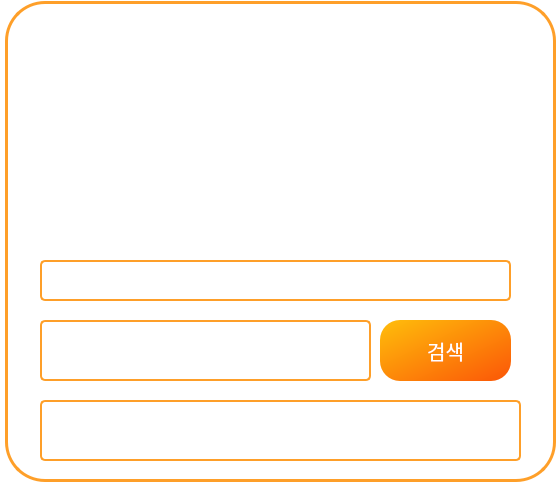
<?xml version="1.0" encoding="UTF-8"?>
<ui version="4.0">
 <class>Form</class>
 <widget class="QWidget" name="Form">
  <property name="geometry">
   <rect>
    <x>0</x>
    <y>0</y>
    <width>560</width>
    <height>485</height>
   </rect>
  </property>
  <property name="windowTitle">
   <string>Form</string>
  </property>
  <property name="styleSheet">
   <string notr="true">background-color: rgb(255, 255, 255);</string>
  </property>
  <widget class="QPushButton" name="btn_recommend">
   <property name="geometry">
    <rect>
     <x>380</x>
     <y>320</y>
     <width>131</width>
     <height>61</height>
    </rect>
   </property>
   <property name="font">
    <font>
     <family>나눔고딕</family>
     <pointsize>15</pointsize>
    </font>
   </property>
   <property name="styleSheet">
    <string notr="true">QPushButton{
	color: white;
	background-color: qlineargradient(spread:pad, x1:0, y1:0, x2:1, y2:1, stop:0 rgba(255, 190, 11, 255), stop:1 rgba(251, 86, 7, 255));
	border-radius: 20px;
}</string>
   </property>
   <property name="text">
    <string>검색</string>
   </property>
  </widget>
  <widget class="QLabel" name="lbl_recommend">
   <property name="geometry">
    <rect>
     <x>40</x>
     <y>400</y>
     <width>481</width>
     <height>61</height>
    </rect>
   </property>
   <property name="font">
    <font>
     <family>나눔고딕</family>
     <pointsize>12</pointsize>
    </font>
   </property>
   <property name="styleSheet">
    <string notr="true">border: 2px solid rgb(254, 159, 41);
border-radius: 5px;
line-height:6</string>
   </property>
   <property name="text">
    <string/>
   </property>
   <property name="textFormat">
    <enum>Qt::AutoText</enum>
   </property>
   <property name="scaledContents">
    <bool>false</bool>
   </property>
   <property name="alignment">
    <set>Qt::AlignCenter</set>
   </property>
   <property name="margin">
    <number>0</number>
   </property>
  </widget>
  <widget class="QLabel" name="label">
   <property name="geometry">
    <rect>
     <x>58</x>
     <y>9</y>
     <width>461</width>
     <height>211</height>
    </rect>
   </property>
   <property name="styleSheet">
    <string notr="true">background : transparent</string>
   </property>
   <property name="text">
    <string/>
   </property>
   <property name="pixmap">
    <pixmap>../오늘뭐먹지(로고).png</pixmap>
   </property>
   <property name="scaledContents">
    <bool>true</bool>
   </property>
  </widget>
  <widget class="QLabel" name="label_2">
   <property name="geometry">
    <rect>
     <x>5</x>
     <y>1</y>
     <width>551</width>
     <height>481</height>
    </rect>
   </property>
   <property name="styleSheet">
    <string notr="true">border: 3px solid rgb(254, 159, 41);
border-radius: 40px;</string>
   </property>
   <property name="text">
    <string/>
   </property>
  </widget>
  <widget class="QLineEdit" name="line_edit">
   <property name="geometry">
    <rect>
     <x>40</x>
     <y>320</y>
     <width>331</width>
     <height>61</height>
    </rect>
   </property>
   <property name="font">
    <font>
     <family>나눔고딕</family>
     <pointsize>12</pointsize>
    </font>
   </property>
   <property name="styleSheet">
    <string notr="true">border: 2px solid rgb(254, 159, 41);
border-radius: 5px;
</string>
   </property>
   <property name="alignment">
    <set>Qt::AlignCenter</set>
   </property>
  </widget>
  <widget class="QComboBox" name="combo_box">
   <property name="geometry">
    <rect>
     <x>40</x>
     <y>260</y>
     <width>471</width>
     <height>41</height>
    </rect>
   </property>
   <property name="font">
    <font>
     <pointsize>12</pointsize>
    </font>
   </property>
   <property name="styleSheet">
    <string notr="true">QComboBox{
border: 2px solid rgb(254, 159, 41);
border-radius: 5px;
padding-left: 20px;
}
QComboBox::drop-down{
	border: 0px;
}
QComboBox::down-arrow
{
     
	 image: url(:/icon/3994355_arrow_bottom_down_downward_navigation_icon.png);
     width: 15px;
     height: 15px;
	margin-right: 20px;
}
QComboBox QAbstractItemView {
    border: 2px solid rgb(254, 159, 41);
    selection-background-color: rgba(253, 159, 40, 100)
}</string>
   </property>
  </widget>
  <zorder>label_2</zorder>
  <zorder>label</zorder>
  <zorder>btn_recommend</zorder>
  <zorder>lbl_recommend</zorder>
  <zorder>line_edit</zorder>
  <zorder>combo_box</zorder>
 </widget>
 <resources>
  <include location="../icon.qrc"/>
 </resources>
 <connections/>
</ui>
